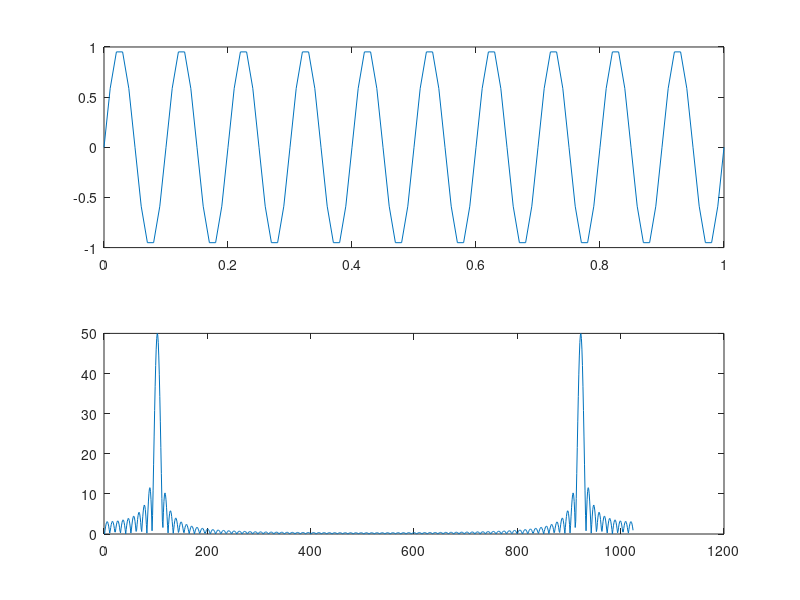

Write MATLAB code to recreate this figure.
A=1;
t=0:0.01:1;
x=A*sin(2*pi*10*t);
subplot(211);
plot(t,x);
xft=fft(x,1024);
y=abs(xft);
subplot(212);
plot(y);